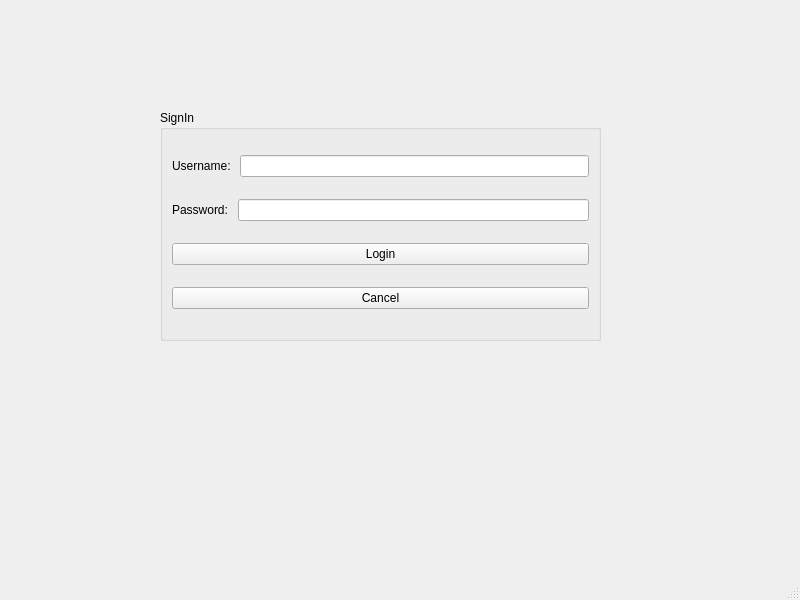
<?xml version="1.0" encoding="UTF-8"?>
<ui version="4.0">
 <class>MainWindow</class>
 <widget class="QMainWindow" name="MainWindow">
  <property name="geometry">
   <rect>
    <x>0</x>
    <y>0</y>
    <width>800</width>
    <height>600</height>
   </rect>
  </property>
  <property name="windowTitle">
   <string>MainWindow</string>
  </property>
  <widget class="QWidget" name="centralwidget">
   <widget class="QGroupBox" name="groupBox">
    <property name="geometry">
     <rect>
      <x>160</x>
      <y>110</y>
      <width>441</width>
      <height>231</height>
     </rect>
    </property>
    <property name="title">
     <string>SignIn</string>
    </property>
    <layout class="QVBoxLayout" name="verticalLayout">
     <item>
      <layout class="QHBoxLayout" name="horizontalLayout">
       <item>
        <widget class="QLabel" name="label">
         <property name="text">
          <string>Username: </string>
         </property>
        </widget>
       </item>
       <item>
        <widget class="QLineEdit" name="lineEdit_username"/>
       </item>
      </layout>
     </item>
     <item>
      <layout class="QHBoxLayout" name="horizontalLayout_2">
       <item>
        <widget class="QLabel" name="label_2">
         <property name="text">
          <string>Password: </string>
         </property>
        </widget>
       </item>
       <item>
        <widget class="QLineEdit" name="lineEdit_password">
         <property name="echoMode">
          <enum>QLineEdit::Password</enum>
         </property>
        </widget>
       </item>
      </layout>
     </item>
     <item>
      <widget class="QPushButton" name="pushButton_login">
       <property name="text">
        <string>Login</string>
       </property>
      </widget>
     </item>
     <item>
      <widget class="QPushButton" name="pushButton_cancel">
       <property name="text">
        <string>Cancel</string>
       </property>
      </widget>
     </item>
    </layout>
   </widget>
  </widget>
  <widget class="QMenuBar" name="menubar">
   <property name="geometry">
    <rect>
     <x>0</x>
     <y>0</y>
     <width>800</width>
     <height>26</height>
    </rect>
   </property>
  </widget>
  <widget class="QStatusBar" name="statusbar"/>
 </widget>
 <resources/>
 <connections/>
</ui>
